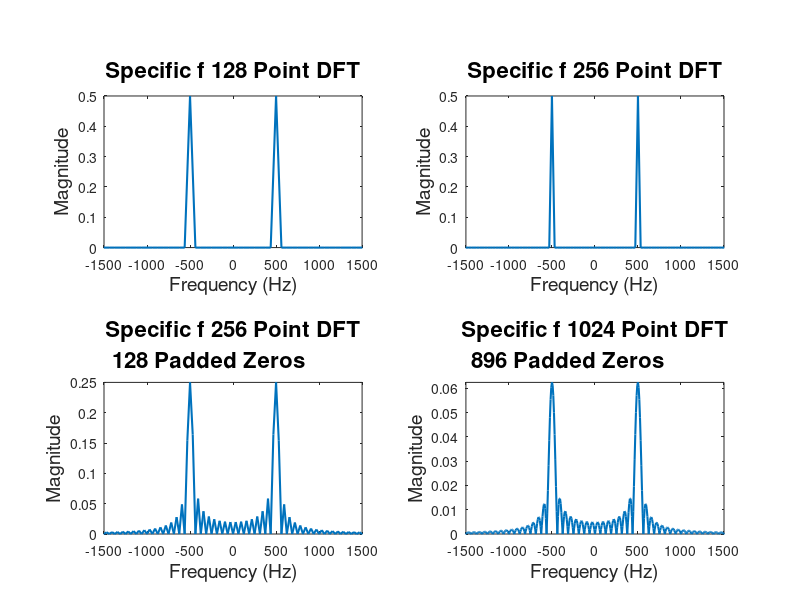
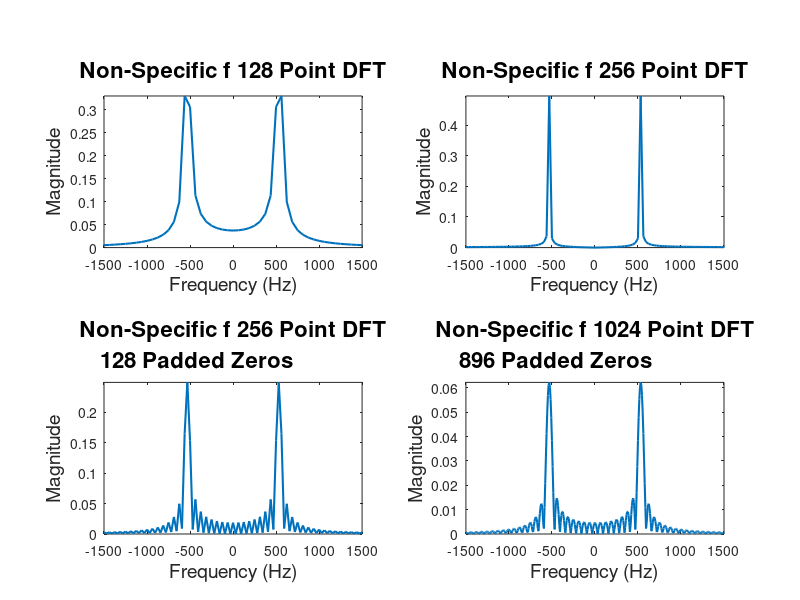

Write the MATLAB code that produced these figures, in order.
%{
Problem 1 -- zero padding and nonexact frequencies

Assume an underlying sample rate of 8kHz.

Generate a sinusoid with an exact integer number of cycles in 128 samples
(i.e. x[n+128] = x[n]).

Plot the DFT magnitude of 128 samples, 256 samples, 128 samples padded with
128 zeros (256 points total), and 128 samples padded with 896 zeros (1024
points total). (Use a four-in-one plot -- try subplot()).

Now generate another sinusoid but change the frequency so that there is not
an exact integer number of cycles in 128 samples, but the frequency is
similar to the previous case.

Plot the DFT magnitude of 128 samples, 256 samples, 128 samples padded with
128 zeros (256 points total), and 128 samples padded with 896 zeros (1024
points total). (Use a four-in-one plot).

Briefly describe your results in a couple of typed paragraphs.
%}

%Sample frequency = 8 kHz
Fs = 8000;
Ts = 1/Fs;
Fc1 = Fs / 16;
Fc2 = Fs / 15;

%Produce a signal that is 1000 samples long
L = 1000;
n = (0:L - 1);
x = sin(2*pi*(Fc1/Fs)*n);
y = sin(2*pi*(Fc2/Fs)*n);

%%%%%%%%%%%%%%%%%%%%%%%%%%%%%%%%%%%%%%%%%%%%%%

s1 = 128;
f1 = Fs*((-s1/2):((s1-1)/2))/s1;
X1 = abs(fftshift(fft(x,s1)))/s1;
Y1 = abs(fftshift(fft(y,s1)))/s1;

s2 = 256;
f2 = Fs*((-s2/2):((s2-1)/2))/s2;
X2 = abs(fftshift(fft(x,s2)))/s2;
Y2 = abs(fftshift(fft(y,s2)))/s2;

s3 = 256;
f3 = Fs*((-s3/2):((s3-1)/2))/s3;
X3 = abs(fftshift(fft(x(1:128),s3)))/s3;
Y3 = abs(fftshift(fft(y(1:128),s3)))/s3;

s4 = 1024;
f4 = Fs*((-s4/2):((s4-1)/2))/s4;
X4 = abs(fftshift(fft(x(1:128),s4)))/s4;
Y4 = abs(fftshift(fft(y(1:128),s4)))/s4;

%%%%%%%%%%%%%%%%%%%%%%%%%%%%%%%%%%%%%%%%%%%%%%%%

figure
subplot(2,2,1)
plot(f1,X1,'LineWidth',1.5)
axis([-1500 1500 0 max(X1)])
title("Specific f 128 Point DFT",'FontSize',16)
xlabel("Frequency (Hz)",'FontSize',14)
ylabel("Magnitude",'FontSize',14)

subplot(2,2,2)
plot(f2,X2,'LineWidth',1.5)
axis([-1500 1500 0 max(X2)])
title("Specific f 256 Point DFT",'FontSize',16)
xlabel("Frequency (Hz)",'FontSize',14)
ylabel("Magnitude",'FontSize',14)

subplot(2,2,3)
plot(f3,X3,'LineWidth',1.5)
axis([-1500 1500 0 max(X3)])
title(["Specific f 256 Point DFT";"128 Padded Zeros"],'FontSize',16)
xlabel("Frequency (Hz)",'FontSize',14)
ylabel("Magnitude",'FontSize',14)

subplot(2,2,4)
plot(f4,X4,'LineWidth',1.5)
axis([-1500 1500 0 max(X4)])
title(["Specific f 1024 Point DFT";"896 Padded Zeros"],'FontSize',16)
xlabel("Frequency (Hz)",'FontSize',14)
ylabel("Magnitude",'FontSize',14)

%%%%%%%%%%%%%%%%%%%%%%%%%%%%%%%%%%%%%%%%%%%%%%%%

figure
subplot(2,2,1)
plot(f1,Y1,'LineWidth',1.5)
axis([-1500 1500 0 max(Y1)])
title("Non-Specific f 128 Point DFT",'FontSize',16)
xlabel("Frequency (Hz)",'FontSize',14)
ylabel("Magnitude",'FontSize',14)

subplot(2,2,2)
plot(f2,Y2,'LineWidth',1.5)
axis([-1500 1500 0 max(Y2)])
title("Non-Specific f 256 Point DFT",'FontSize',16)
xlabel("Frequency (Hz)",'FontSize',14)
ylabel("Magnitude",'FontSize',14)

subplot(2,2,3)
plot(f3,Y3,'LineWidth',1.5)
axis([-1500 1500 0 max(Y3)])
title(["Non-Specific f 256 Point DFT";"128 Padded Zeros"],'FontSize',16)
xlabel("Frequency (Hz)",'FontSize',14)
ylabel("Magnitude",'FontSize',14)

subplot(2,2,4)
plot(f4,Y4,'LineWidth',1.5)
axis([-1500 1500 0 max(Y4)])
title(["Non-Specific f 1024 Point DFT";"896 Padded Zeros"],'FontSize',16)
xlabel("Frequency (Hz)",'FontSize',14)
ylabel("Magnitude",'FontSize',14)
